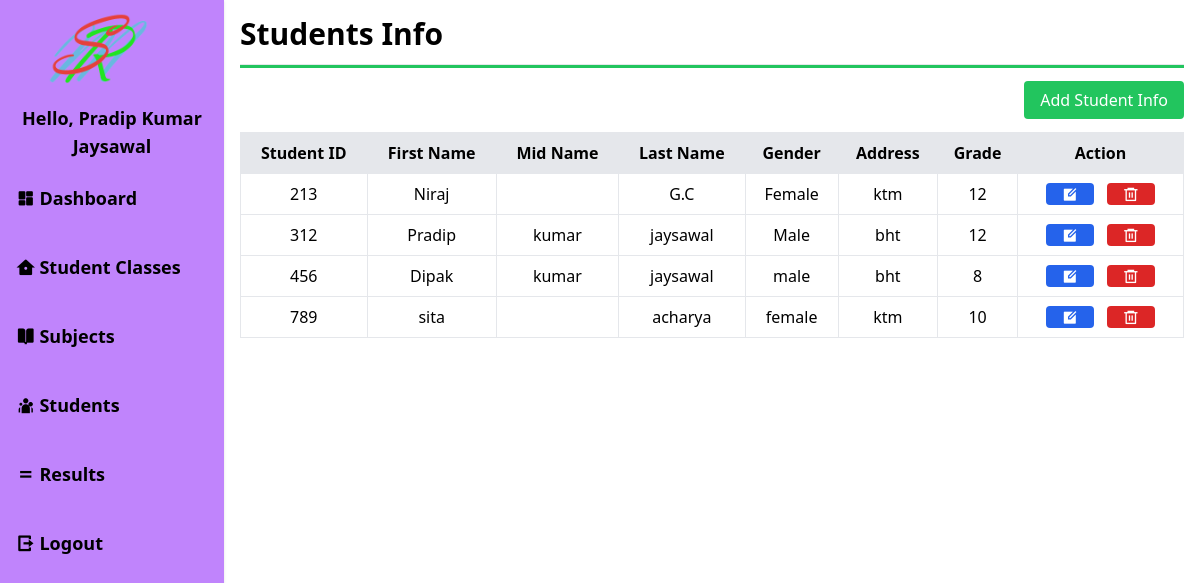
Page /admin/studentinfo.php (signed in) on the committed database.
### tables this page shows
CREATE TABLE `studentinfo` (
  `sid` int(11) NOT NULL,
  `firstname` varchar(100) NOT NULL,
  `midname` varchar(100) NOT NULL,
  `lastname` varchar(100) NOT NULL,
  `gender` varchar(11) NOT NULL,
  `address` varchar(250) NOT NULL,
  `grade` int(11) DEFAULT NULL
);

### admin/studentinfo.php (the view, shortened to what this page needs)
<?php include 'header.php';
$qry="SELECT *FROM studentinfo ";
include '../includes/dbconnection.php';
$result=mysqli_query($conn,$qry);
?>
<link href="https://cdn.jsdelivr.net/npm/remixicon@4.2.0/fonts/remixicon.css" rel="stylesheet" />
    <h1 class="text-3xl font-bold">Students Info</h1>
    <hr class="my-3 h-1 bg-green-500">
    <div class="text-right my-5">
        <a href="createstudentinfo.php" class="bg-green-500 text-white px-4 py-2 rounded
        hover:bg-orange-600">Add Student Info</a>
    </div>
    <table class="w-full">
        <tr class="bg-gray-200">
            <th class="border p-2">Student ID</th>
            <th class="border p-2">First Name</th>
            <th class="border p-2">Mid Name</th>
            <th class="border p-2">Last Name</th>
            <th class="border p-2">Gender</th>
            <th class="border p-2">Address</th>
            <th class="border p-2">Grade</th>
            <th class="border p-2">Action</th>
        </tr>
        <?php
        while($row=mysqli_fetch_assoc($result)){
        ?>
        <tr class="text-center">
            <td class="border p-2"><?php echo $row['sid']; ?></td>
            <td class="border p-2"><?php echo $row['firstname']; ?></td>
            <td class="border p-2"><?php echo $row['midname']; ?></td>
            <td class="border p-2"><?php echo $row['lastname']; ?></td>
            <td class="border p-2"><?php echo $row['gender']; ?></td>
            <td class="border p-2"><?php echo $row['address']; ?></td>
            <td class="border p-2"><?php echo $row['grade']; ?></td>
            <td class="border p-2">
                <a href="editstudentinfo.php?sid=<?php echo $row['sid']; ?>" class="bg-blue-600
                text-white px-4 mx-1 px-1 rounded"><i class="ri-edit-box-fill"></i></a>
                <a href="actionstudentinfo.php?deleteid=<?php echo $row['sid']; ?>" class="bg-red-600 text-white px-4 mx-1 px-1
                rounded"><i class="ri-delete-bin-6-line"></i></a>
            </td>
        </tr>
        <?php
         }
         ?>
    </table>
<?php include 'footer.php'; ?>

### rows in the picture
studentinfo: sid "213", firstname "Niraj", lastname "G.C", gender "Female", address "ktm", grade "12"
studentinfo: sid "312", firstname "Pradip", midname "kumar", lastname "jaysawal", gender "Male", address "bht", grade "12"
studentinfo: sid "456", firstname "Dipak", midname "kumar", lastname "jaysawal", gender "male", address "bht", grade "8"
studentinfo: sid "789", firstname "sita", lastname "acharya", gender "female", address "ktm", grade "10"

### other values in the picture
$_SESSION['username'] "Pradip Kumar Jaysawal"
